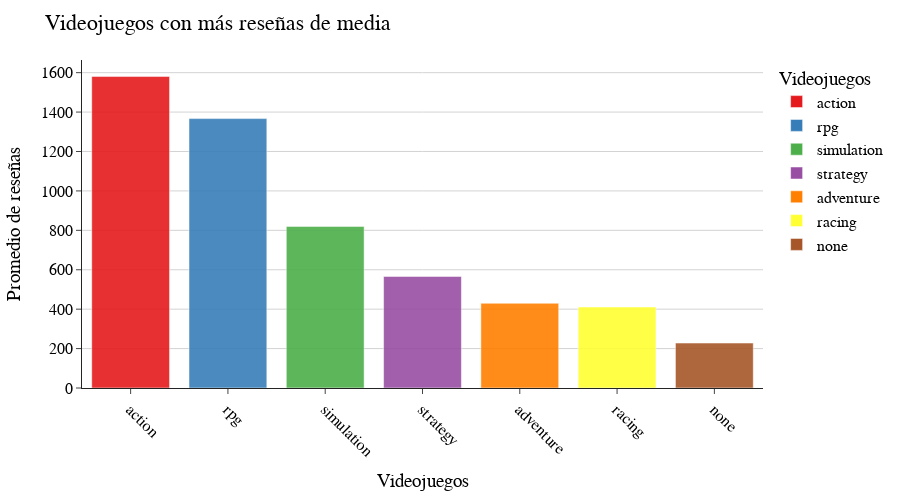

The code cell stored with this chart in its notebook:
### Code cell
fig = px.bar(x=top_reviews.index,
             y=top_reviews,
             color=top_reviews.index,
             opacity=0.9, 
             color_discrete_sequence=px.colors.qualitative.Set1)

fig.update_layout(title='Videojuegos con más reseñas de media',
                  font=dict(family='Verdana', size=16, color='black'),
                  template='simple_white',
                  height=500,
                  width=900,
                  legend_title_text="Videojuegos",
                  xaxis_title="Videojuegos",
                  yaxis_title="Promedio de reseñas",
                  xaxis=dict(showgrid=False, tickangle=45),
                  yaxis=dict(showgrid=True, gridcolor="lightgrey"))

fig.show()

### Figure 1 — Plotly figure (JSON) as saved in the notebook; plotly's stock layout.template omitted (floating-point values rounded to 4 significant figures)
{"data": [{"alignmentgroup": "True", "hovertemplate": "color=action<br>x=%{x}<br>y=%{y}<extra></extra>", "legendgroup": "action", "marker": {"color": "rgb(228,26,28)", "opacity": 0.9, "pattern": {"shape": ""}}, "name": "action", "offsetgroup": "action", "orientation": "v", "showlegend": true, "textposition": "auto", "type": "bar", "x": ["action"], "xaxis": "x", "y": [1581], "yaxis": "y"}, {"alignmentgroup": "True", "hovertemplate": "color=rpg<br>x=%{x}<br>y=%{y}<extra></extra>", "legendgroup": "rpg", "marker": {"color": "rgb(55,126,184)", "opacity": 0.9, "pattern": {"shape": ""}}, "name": "rpg", "offsetgroup": "rpg", "orientation": "v", "showlegend": true, "textposition": "auto", "type": "bar", "x": ["rpg"], "xaxis": "x", "y": [1367], "yaxis": "y"}, {"alignmentgroup": "True", "hovertemplate": "color=simulation<br>x=%{x}<br>y=%{y}<extra></extra>", "legendgroup": "simulation", "marker": {"color": "rgb(77,175,74)", "opacity": 0.9, "pattern": {"shape": ""}}, "name": "simulation", "offsetgroup": "simulation", "orientation": "v", "showlegend": true, "textposition": "auto", "type": "bar", "x": ["simulation"], "xaxis": "x", "y": [820], "yaxis": "y"}, {"alignmentgroup": "True", "hovertemplate": "color=strategy<br>x=%{x}<br>y=%{y}<extra></extra>", "legendgroup": "strategy", "marker": {"color": "rgb(152,78,163)", "opacity": 0.9, "pattern": {"shape": ""}}, "name": "strategy", "offsetgroup": "strategy", "orientation": "v", "showlegend": true, "textposition": "auto", "type": "bar", "x": ["strategy"], "xaxis": "x", "y": [566], "yaxis": "y"}, {"alignmentgroup": "True", "hovertemplate": "color=adventure<br>x=%{x}<br>y=%{y}<extra></extra>", "legendgroup": "adventure", "marker": {"color": "rgb(255,127,0)", "opacity": 0.9, "pattern": {"shape": ""}}, "name": "adventure", "offsetgroup": "adventure", "orientation": "v", "showlegend": true, "textposition": "auto", "type": "bar", "x": ["adventure"], "xaxis": "x", "y": [430], "yaxis": "y"}, {"alignmentgroup": "True", "hovertemplate": "color=racing<br>x=%{x}<br>y=%{y}<extra></extra>", "legendgroup": "racing", "marker": {"color": "rgb(255,255,51)", "opacity": 0.9, "pattern": {"shape": ""}}, "name": "racing", "offsetgroup": "racing", "orientation": "v", "showlegend": true, "textposition": "auto", "type": "bar", "x": ["racing"], "xaxis": "x", "y": [411], "yaxis": "y"}, {"alignmentgroup": "True", "hovertemplate": "color=none<br>x=%{x}<br>y=%{y}<extra></extra>", "legendgroup": "none", "marker": {"color": "rgb(166,86,40)", "opacity": 0.9, "pattern": {"shape": ""}}, "name": "none", "offsetgroup": "none", "orientation": "v", "showlegend": true, "textposition": "auto", "type": "bar", "x": ["none"], "xaxis": "x", "y": [228], "yaxis": "y"}], "layout": {"barmode": "relative", "font": {"color": "black", "family": "Verdana", "size": 16}, "height": 500, "legend": {"title": {"text": "Videojuegos"}, "tracegroupgap": 0}, "margin": {"t": 60}, "title": {"text": "Videojuegos con más reseñas de media"}, "width": 900, "xaxis": {"anchor": "y", "domain": [0, 1], "showgrid": false, "tickangle": 45, "title": {"text": "Videojuegos"}}, "yaxis": {"anchor": "x", "domain": [0, 1], "gridcolor": "lightgrey", "showgrid": true, "title": {"text": "Promedio de reseñas"}}}}
